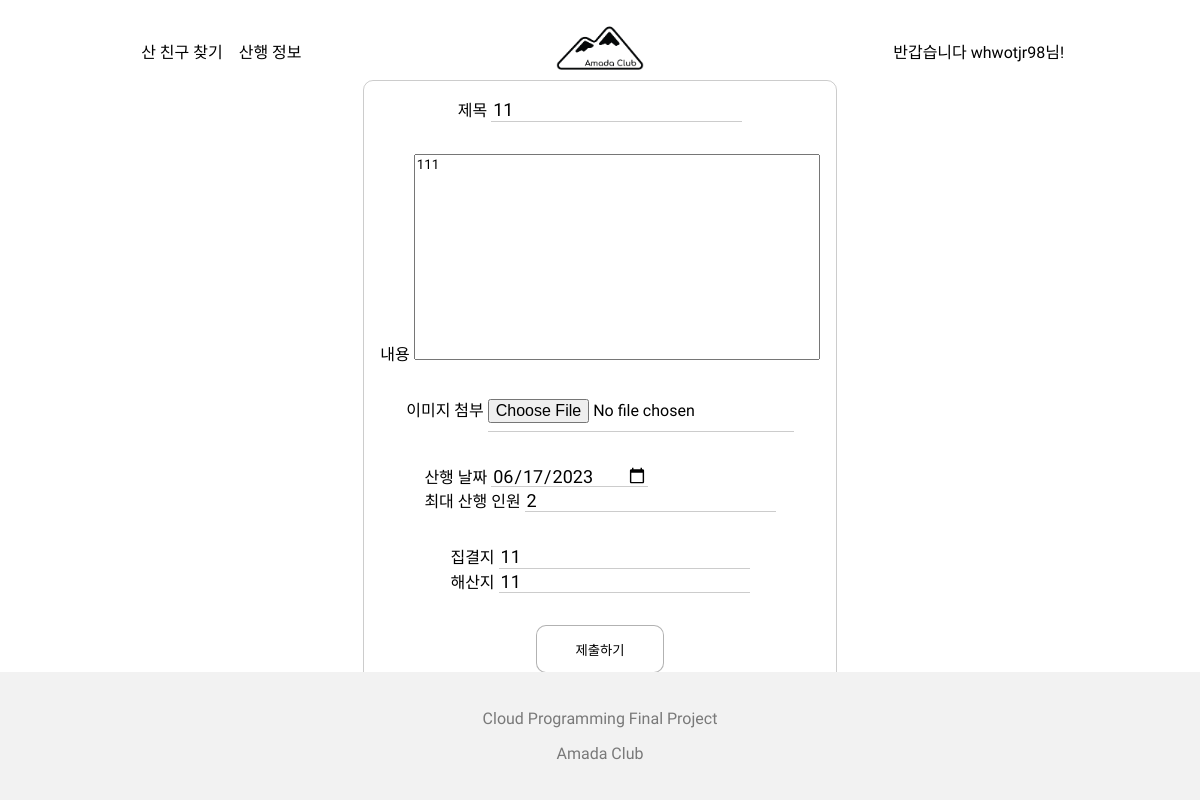
The app's page /routes/edit_post/3 (signed in) with its own data.
### hiking_routes/models.py (models this page shows, shortened)
class Post(models.Model):
    title = models.CharField(max_length=50)
    author = models.ForeignKey(User, null=False, on_delete=models.CASCADE)
    content = models.TextField(max_length=500)
    image = models.ImageField(upload_to='hiking_route/images/%Y/%M/%D/', blank=True)
    created_at = models.DateTimeField(auto_now_add=True)
    updated_at = models.DateTimeField(auto_now=True)
    max_member = models.IntegerField(default=1, validators=[MinValueValidator(1)])
    date = models.CharField(max_length=50, null=False, blank=False)
    start_point = models.CharField(max_length=30)
    end_point = models.CharField(max_length=30)

### hiking_routes/views.py (the view)
# urls.py: path('edit_post/<int:pk>', views.edit_post, name='edit_post'),
def edit_post(request, pk):
    post = get_object_or_404(Post, pk=pk)
    if post.author == request.user and request.user.is_authenticated:
        return render(
            request,
            'hiking_routes/edit_post.html',
            {
                'post': post
            }
        )
    else:
        redirect(
            'detail',
            pk
        )

### hiking_routes/templates/hiking_routes/edit_post.html (shortened to what this page needs)
{% extends 'base/base.html' %}
{% load static %}
{% block main_area %}
    <div class="post-form-container">
        <form class="post-form" method="POST" enctype="multipart/form-data" action="{% url 'update_post' post.pk %}">
            <div>
                <label for="title">제목</label>
                <input value="{{ post.title }}" type="text" maxlength="50" name="title" >
            </div>
            <div>
                <label for="content">내용</label>
                <textarea name="content" >{{ post.content }}</textarea>
            </div>
            {% if post.image %}
                <div>
                    <img width="300px" src="{{ post.image.url }}">
                    <label for="image">이미지를 바꾸고 싶다면 파일을 첨부해주세요!</label>
                    <input type="file" name="image" accept=".png, .jpg, .jpeg">
                </div>
            {% else %}
                <div>
                    <label for="image">이미지 첨부</label>
                    <input type="file" name="image" accept=".png, .jpg, .jpeg">
                </div>
            {% endif %}
            <div>
                <div>
                    <label for="date">산행 날짜</label>
                    <input type="date" name="date"  value="{{ post.date }}">
                </div>
                <div>
                    <label for="max_member">최대 산행 인원</label>
                    <input  type="number" min="1" name="max_member" value="{{ post.max_member }}">
                </div>
            </div>
            <div>
                <div>
                    <label for="start_point">집결지</label>
                    <input type="text" name="start_point" maxlength="30" value="{{ post.start_point }}">
                </div>
                <div>
                    <label for="start_point">해산지</label>
                    <input type="text" name="end_point" maxlength="30" value="{{ post.end_point }}">
                </div>
            </div>
            <button class="btn" type="submit">제출하기</button>
        </form>
    </div>
{% endblock %}

### templates/base/navbar.html
{% load static %}
<div class="header">
    <div class="header-nav">
        {% if user.is_authenticated %}
            <a class="header-nav-anchor" href="/routes/">산 친구 찾기</a>
            <a class="header-nav-anchor" href="/info/">산행 정보</a>
        {% endif %}
    </div>
    <a href="/"><img class="logo" src="{% static 'base/image/amada_black.png' %}" ></a>
    <div class="header-nav">
        {% if user.is_authenticated %}
            <a href="/account/logout/" class="header-nav-anchor">반갑습니다 {{ user.username }}님!</a>
        {% else %}
            <a href="/account/login/" class="header-nav-anchor">로그인</a>
            <a href="/account/signup/" class="header-nav-anchor">회원가입</a>
        {% endif %}
    </div>
</div>

### static/base/css/style.css (style rules this page uses)
* { font-family: 'Black Han Sans', sans-serif; font-family: 'Gugi', cursive; }
html, body { margin: 0; padding: 0; height: 100vh; }
a { color: black; text-decoration: none; }
input { outline: none; height: 1.25rem; font-size: 1.125rem; border: none; border-bottom: 1px solid rgba(0, 0, 0, 0.2); }
input[type="file"] { font-size: 1rem; height: 2rem; width: fit-content; }
textarea { resize: none; width: 400px; height: 200px; }
.btn { background-color: #FFF; border: 1px solid rgba(0, 0, 0, 0.3); border-radius: 10px; width: 8rem; height: 3rem; transition: all 0.4s; }
.header { box-sizing: border-box; padding: 0 2rem; height: 5rem; width: 100%; position: fixed; display: grid; grid-template-columns: repeat(3, 1fr); place-items: center; background-color: #FFF; }
.header-nav { display: flex; align-items: center; gap: 1rem; }
.header-nav-anchor { display:inline-block; margin:0; }
.header-nav-anchor:after { display:block; content: ''; border-bottom: solid 2px #000; transform: scaleX(0); transition: transform 250ms ease-in-out; }
.logo { height: 100px; }

### static/base/css/post.css (style rules this page uses)
.post-form-container { width: 100%; height: 100%; display: flex; flex-direction: column; align-items: center; overflow-y: scroll; }
.post-form { display: flex; flex-direction: column; align-items: center; gap: 2rem; border: 1px solid rgba(0, 0, 0, 0.2); padding: 1rem; border-radius: 10px ; }

### records on screen
Post: title "11", content "111", date "06/17/2023", max_member "2", start_point "11", end_point "11"

### other values on screen
{{ user.username }} "whwotjr98"
